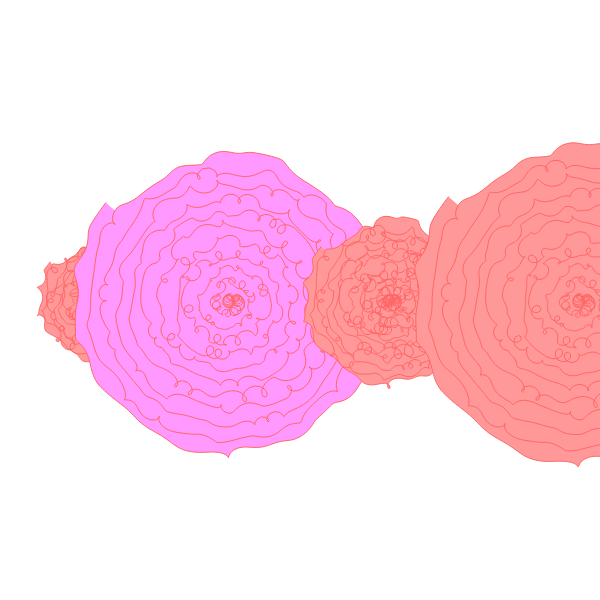
Frame 1 (no input)
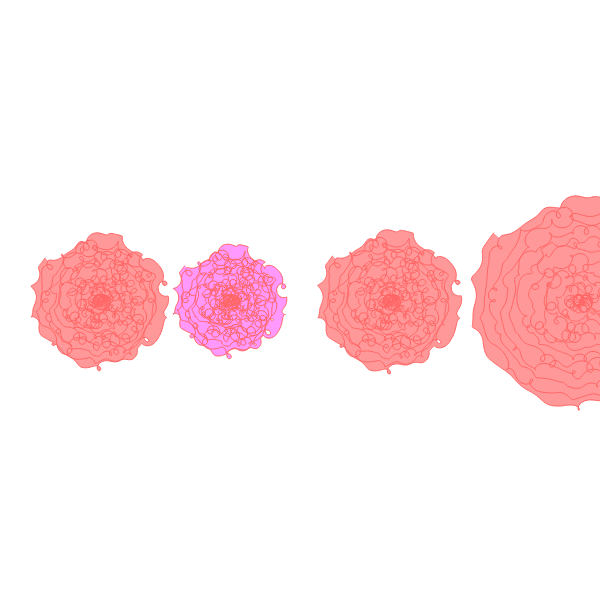
Frame 2 (the mouse pressed at the canvas centre, redrawn once)

The p5.js sketch that drew these frames (run headless with seeded random() and noise() and a simulated clock; the mouse was pressed at the canvas centre and the sketch redrawn once):

// p5.js sketch
// ── sketch.js
let rad = 200;
let swave;
function setup() {
  createCanvas(600, 600);
  angleMode(DEGREES);
  colorMode(HSB)
  noLoop();
}

function draw() {
  background(255);
  let w = random(100,500)
  push();
  stroke(360,60,100)
  translate(0,height/2)
  for (i = 0; i < 4; i += 1) {
    translate(100+i*30,0);
    fill(300*i,40,100)
    flower(random(0.006,0.05));
  }
  pop();
}

function flower(inc) {
  let sizeR = 1;
  beginShape();
  for (a = 0; a < 4000; a += 1) {
    n = 10 * noise(a / 100);
    swave = n * cos(n * 400);
    twave = n * sin(n * 400);
    ra = 0;
    x_half = ra - sizeR * cos(a);
    y_half = ra - sizeR * sin(a);
    vertex(x_half + swave, y_half + twave+inc*30);
    sizeR += inc;
  }
  endShape();
}
